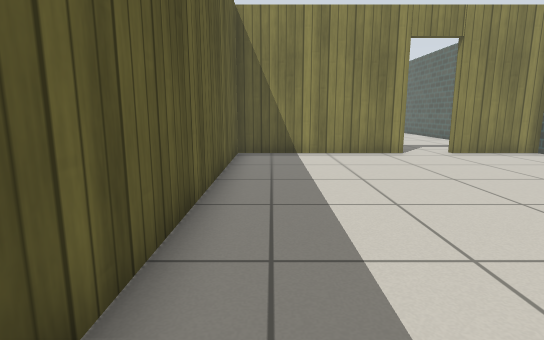
[1] (above)

19 first-person views from a walk through a Gazebo world. The camera is 0.72 m above the floor, tilts 10° down and sees 80° across. The floor is counted in squares, 0.5 m on a side. Each view is taken from the middle of a square. On the plan, view 1 faces up. The plan holds only what a view shows up to about 15 squares ahead; the rest is blank. The place goes on beyond the plan. Simple patterns stand in for the simulator's built-in surfaces.

[2]
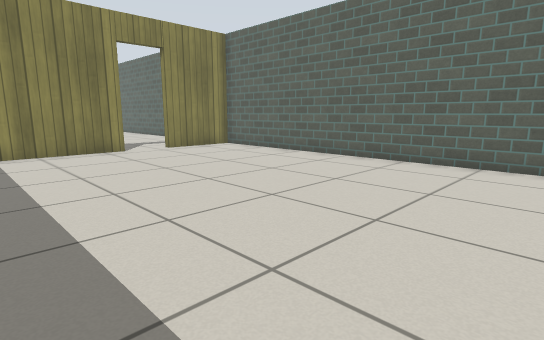

[3]
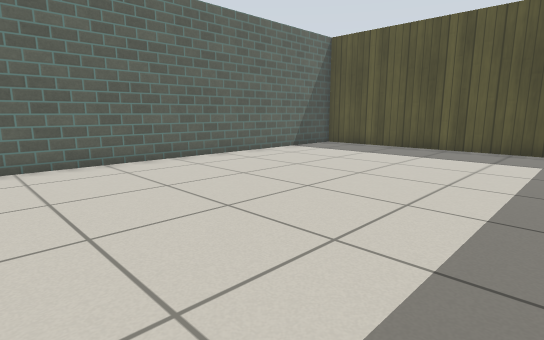

[4]
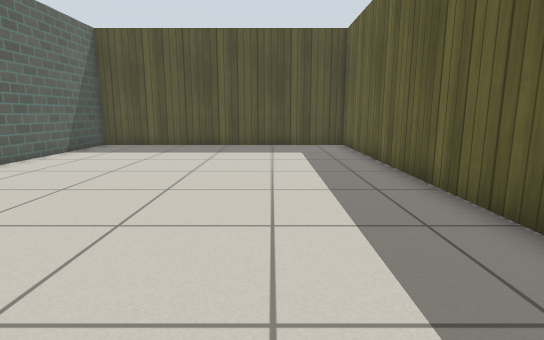

[5]
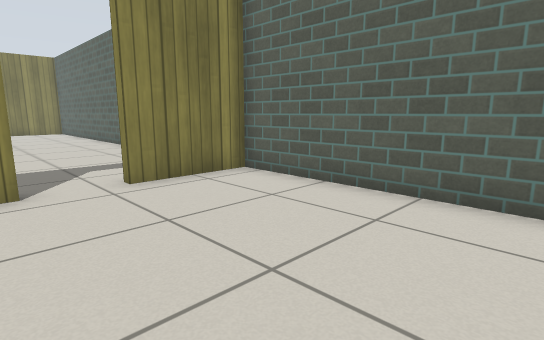

[6]
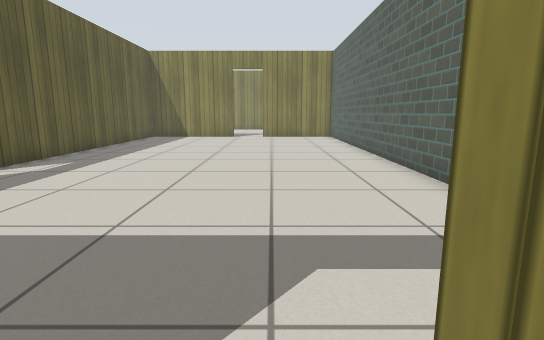

[7]
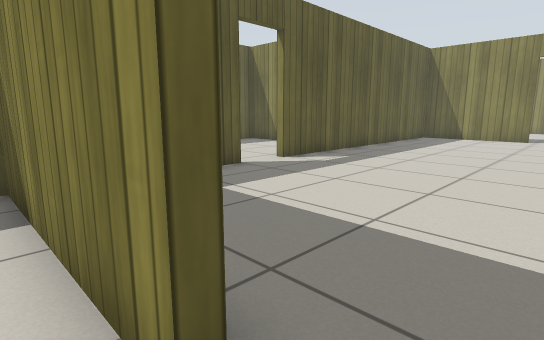

[8]
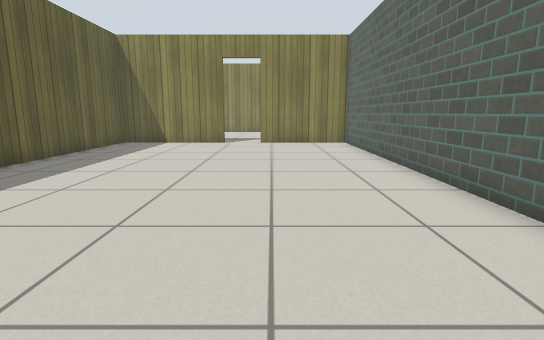

[9]
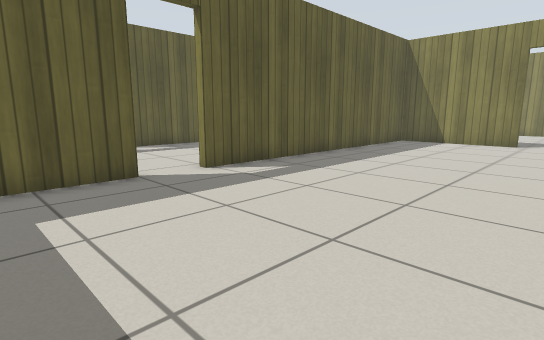

[10]
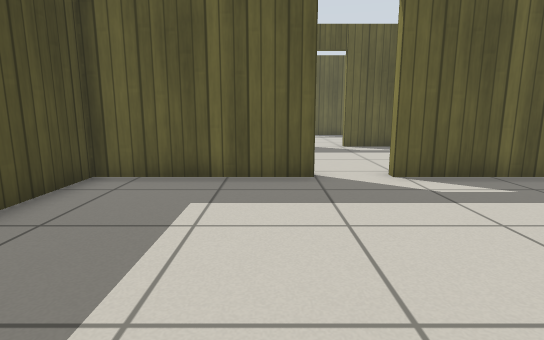

[11]
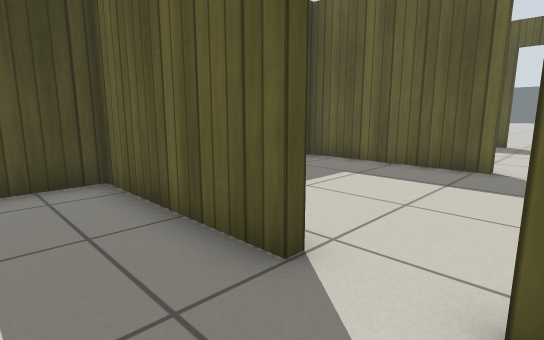

[12]
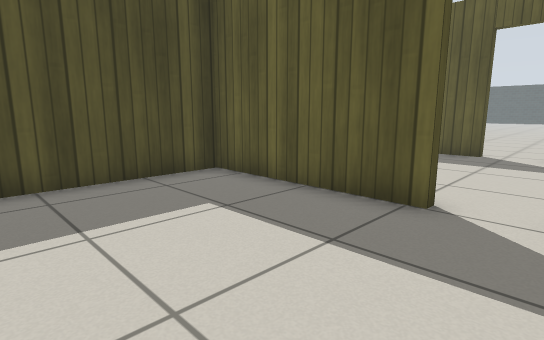

[13]
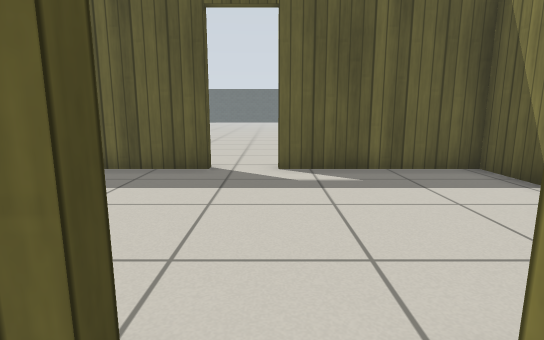

[14]
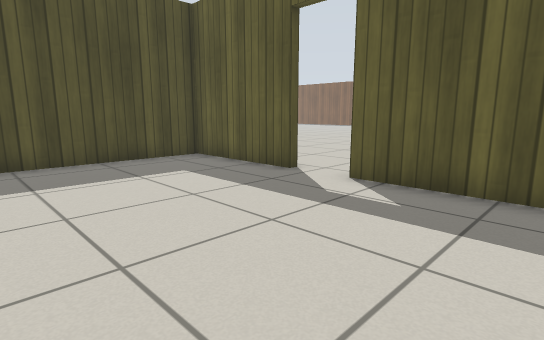

[15]
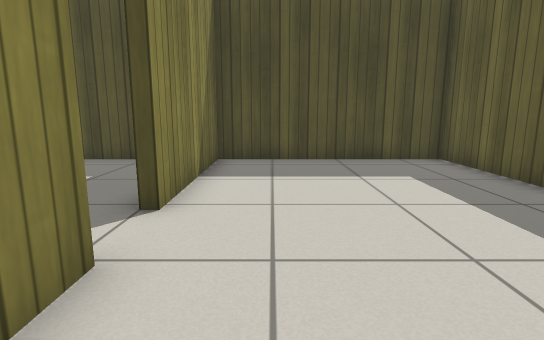

[16]
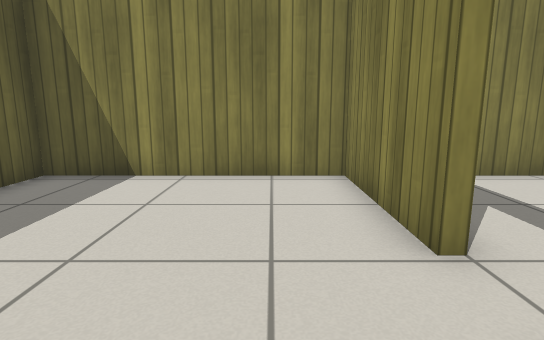

[17]
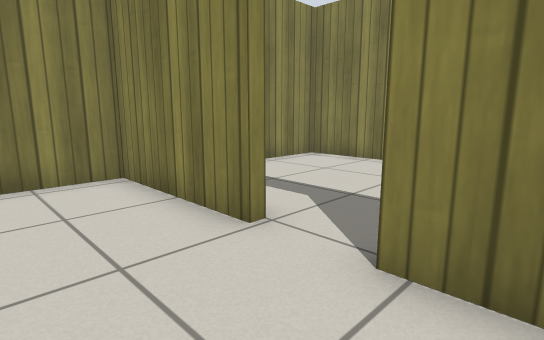

[18]
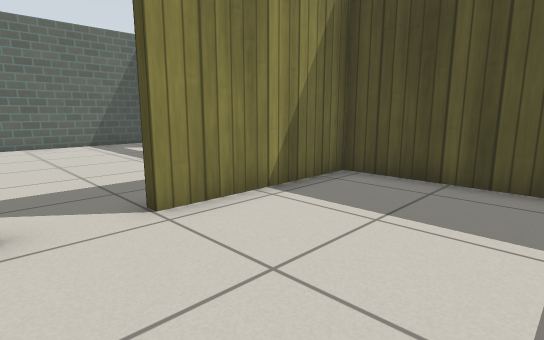

[19]
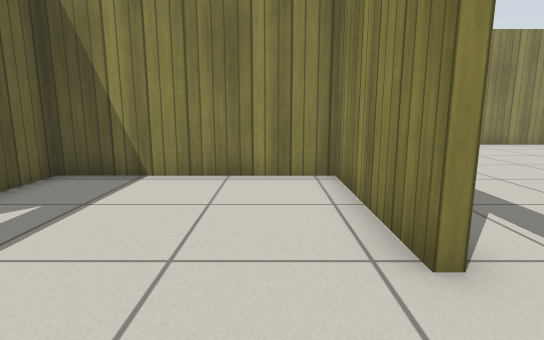

### Floor plan
Points are (right, up) in squares from view 1. A wall is a line through its corners. A room is listed if a view was taken in it or the views show most of it. See-through windows are left out.
Room 1 (views 1, 2, 3, 4, 5, 6, 7)
walls: (4.8, 11.6) (-1.2, 11.6) (-1.2, -9.7) (9.6, -9.7) (9.6, 11.6) (6.5, 11.6)
ways out: open door at (5.5, 12) to room 2
Room 2 (views 8, 9, 10, 11)
walls: (-1.2, 17) (-1.2, 11.9) (1.4, 11.9); (-1.2, 30.5) (-1.2, 18.8); (9.6, 12.5) (9.6, 30.5)
ways out: open door at (5.5, 12) to room 1; open door at (-1, 17.5) to room 3
Room 3 (views 12, 13, 18, 19)
walls: (-8, 17.4) (-8, 11.9) (-1.5, 11.9) (-1.5, 17); (-1.5, 18.8) (-1.5, 23.4) (-8, 23.4) (-8, 19.1)
ways out: open door at (-1, 17.5) to room 2; open door at (-8, 18.5) to room 4
Room 4 (views 14, 15, 16, 17)
walls: (-15.3, 16.4) (-15.3, 11.9) (-8.3, 11.9) (-8.3, 17.4); (-8.3, 19) (-8.3, 23.4) (-15.3, 23.4) (-15.3, 18.1)
ways out: open door at (-8, 18.5) to room 3; open door at (-15, 17.5)

Positions as (right, up) in squares from view 1, and headings:
1: (0, 0), facing up
2: (0, -1), facing up-right
3: (0, 4), facing down-right
4: (2, 5), facing down
5: (4, 5), facing up-right
6: (6, 11), facing up
7: (6, 11), facing up-left
8: (6, 15), facing up
9: (6, 14), facing up-left
10: (6, 16), facing left
11: (1, 19), facing down-left
12: (-3, 19), facing down-left
13: (-7, 18), facing left
14: (-9, 22), facing down-left
15: (-10, 22), facing down
16: (-10, 16), facing up
17: (-11, 16), facing up-right
18: (-6, 19), facing down-right
19: (-3, 16), facing up
